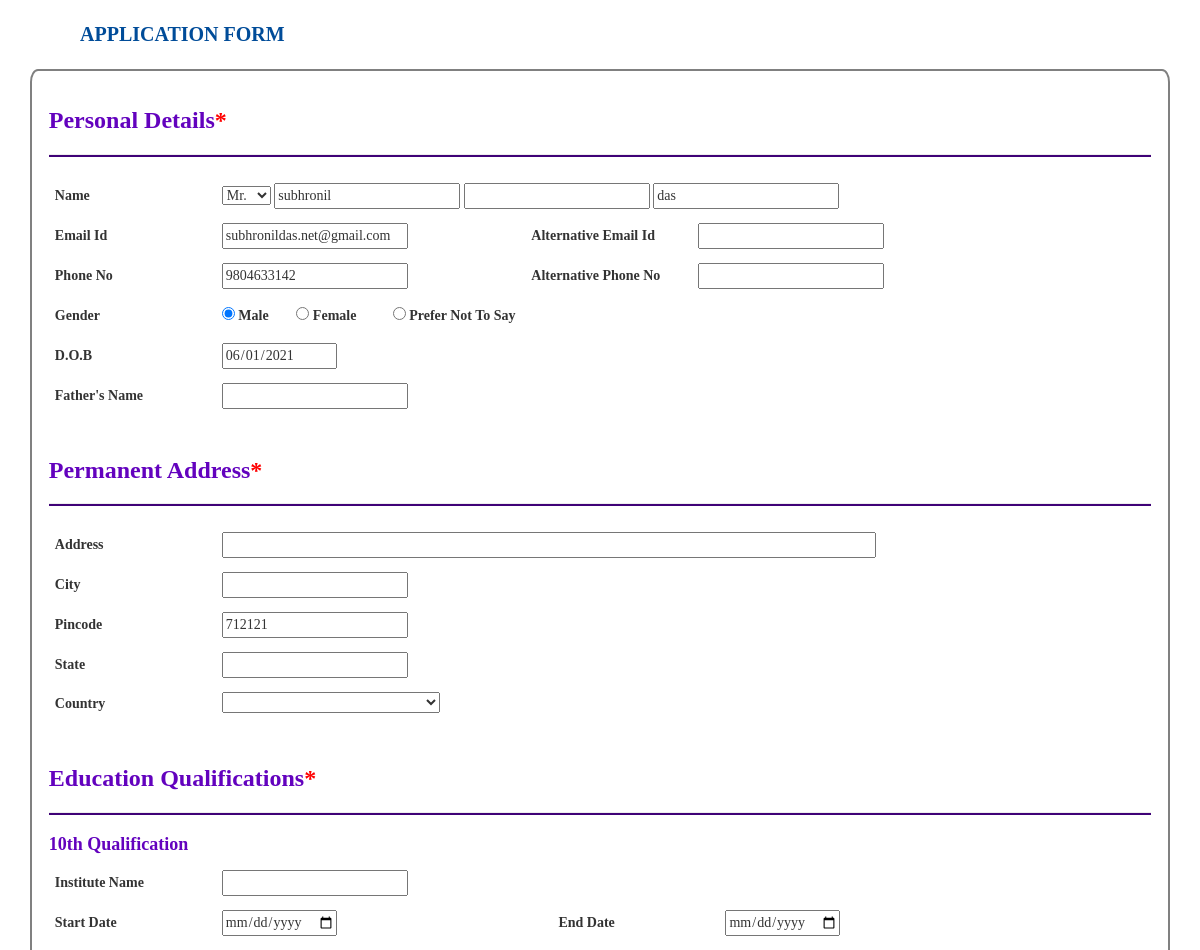
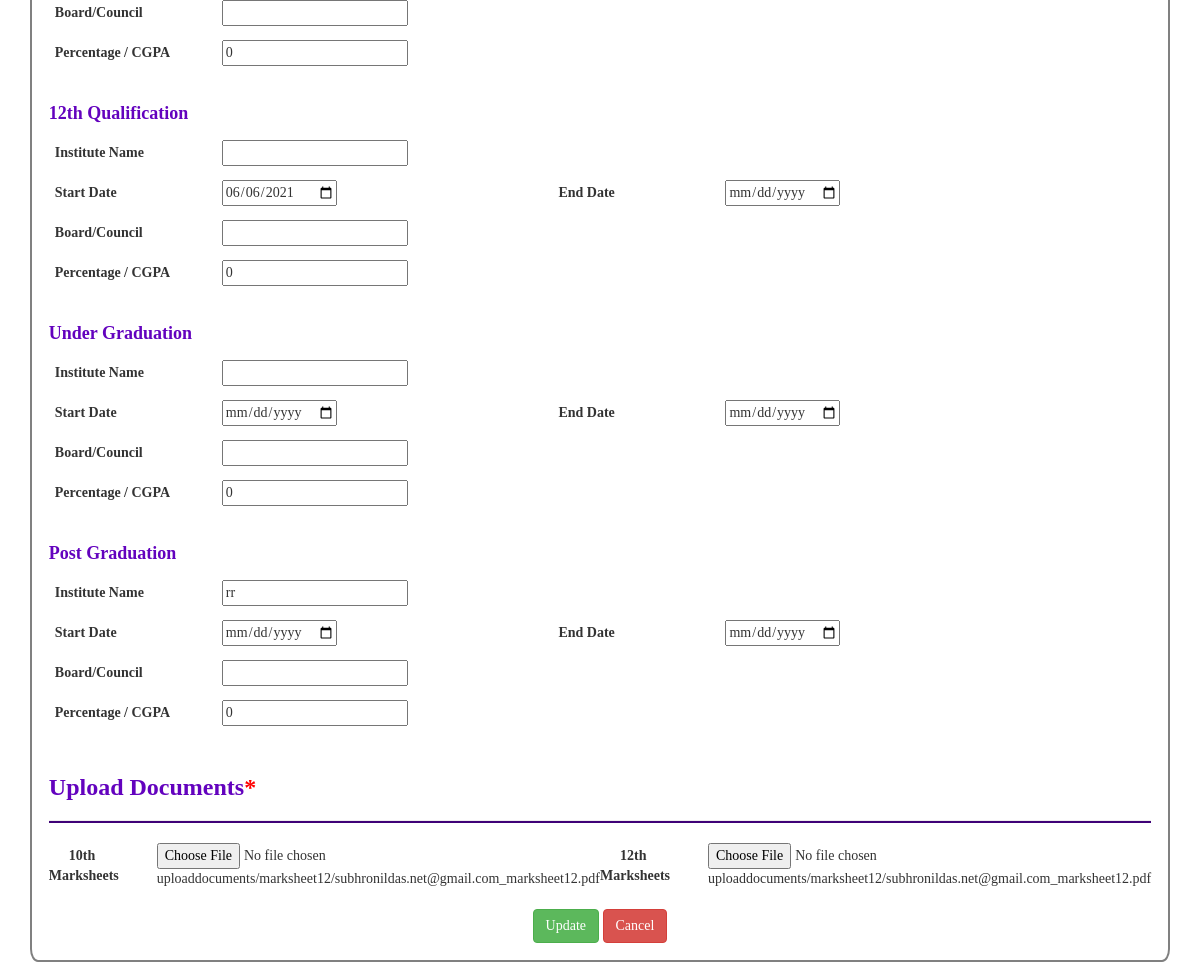
/User/viewapplication.php (signed in), run on the app's committed database (2 pictures, top to bottom).
### tables this page shows
CREATE TABLE `userfull` (
  `id` int(11) NOT NULL,
  `user_id` int(11) NOT NULL,
  `title` varchar(10) NOT NULL,
  `alteremail` varchar(255) NOT NULL,
  `alterphone` varchar(255) NOT NULL,
  `fathername` varchar(255) NOT NULL,
  `address` varchar(255) NOT NULL,
  `city` varchar(255) NOT NULL,
  `pin` varchar(6) NOT NULL,
  `state` varchar(20) NOT NULL,
  `country` varchar(20) NOT NULL,
  `insti10` varchar(25) NOT NULL,
  `start10` date NOT NULL,
  `end10` date NOT NULL,
  `board10` varchar(25) NOT NULL,
  `per10` int(11) NOT NULL,
  `insti12` varchar(25) NOT NULL,
  `start12` date NOT NULL,
  `end12` date NOT NULL,
  `board12` varchar(25) NOT NULL,
  `per12` int(11) NOT NULL,
  `instigra` varchar(25) NOT NULL,
  `startgra` date NOT NULL,
  `endgra` date NOT NULL,
  `boardgra` varchar(25) NOT NULL,
  `pergra` int(11) NOT NULL,
  `instipo` varchar(25) NOT NULL,
  `startpo` date NOT NULL,
  `endpo` text NOT NULL,
  `boardpo` varchar(25) NOT NULL,
  `perpo` int(11) NOT NULL,
  `mark10` varchar(255) NOT NULL,
  `mark12` varchar(255) NOT NULL,
  `markgra` varchar(255) NOT NULL,
  `markpo` varchar(255) NOT NULL,
  `photo` varchar(255) NOT NULL,
  `sign` varchar(255) NOT NULL,
  `addressp` varchar(255) NOT NULL,
  `proforma` varchar(255) NOT NULL
);

CREATE TABLE `user` (
  `id` int(6) NOT NULL,
  `firstname` varchar(255) NOT NULL,
  `middlename` varchar(255) NOT NULL,
  `lastname` varchar(255) NOT NULL,
  `email` varchar(255) NOT NULL,
  `phone` varchar(255) NOT NULL,
  `gender` varchar(255) NOT NULL,
  `dob` date NOT NULL,
  `course` varchar(255) NOT NULL,
  `password` varchar(255) NOT NULL,
  `otp` int(11) NOT NULL,
  `is_profile` tinyint(4) NOT NULL DEFAULT '0',
  `is_approved` tinyint(4) NOT NULL DEFAULT '0',
  `is_payment` tinyint(4) NOT NULL DEFAULT '0'
);

### config.php (called while the page is built, shortened)
<?php
	class config
	{
		protected $servername='localhost';
		protected $username='root';
		protected $pass='';
		protected $db='phdportal';
		function __construct()
		{
			$this->conn=new mysqli($this->servername,$this->username,$this->pass,$this->db);
		}
	}
	class database extends config
	{
		public function viewdata($email)
 		{
 			$result=mysqli_query($this->conn,"SELECT * FROM user,userfull WHERE email='$email' AND user.id=userfull.user_id");
 			return $result;
 		}
	}
?>

### User/viewapplication.php (the view, shortened to what this page needs)
<!DOCTYPE html>
<html lang="en">
<head>
    <link rel="stylesheet" href="https://cdn.jsdelivr.net/npm/bootstrap@4.6.0/dist/css/bootstrap.min.css"
>
    <link rel="stylesheet" href="https://maxcdn.bootstrapcdn.com/bootstrap/3.3.7/css/bootstrap.min.css">
    <link rel="stylesheet" type="text/css"
        href="https://cdnjs.cloudflare.com/ajax/libs/font-awesome/4.7.0/css/font-awesome.css">
    <link rel="stylesheet" href="https://maxcdn.bootstrapcdn.com/bootstrap/3.3.7/css/bootstrap.min.css">
    <link rel="stylesheet" href="https://cdnjs.cloudflare.com/ajax/libs/font-awesome/4.7.0/css/font-awesome.css">
    <link rel="stylesheet" href="css/profile.css">
    <link rel="stylesheet" href="css/partial/nav1.css">
</head>
<body>
    <div class="row">Application Form</div>
    <div class="container">
        <?php
	        include("../config.php");
	        $obj=new database;
	        $row=$obj->viewdata($_SESSION['email']);
	        $arr=mysqli_fetch_array($row);
        ?>
        <form action="../server.php" method="post" enctype="multipart/form-data">
            <h3>Personal Details<span class="required"></h3>
            <hr>
            <div class="info">
                <label>Name</label>
                <select name="title">
                    <option <?php if($arr['title']=="Mr.") echo "selected";?>>Mr.</option>
                </select>
                <input type="text" name="firstname" value="<?php echo $arr['firstname']; ?>" readonly>
                <input type="text" name="" value="<?php echo $arr['middlename']; ?>" readonly>
                <input type="text" name="" value="<?php echo $arr['lastname']; ?>" readonly>
            </div>
            <div class="info">
                <label>Email Id</label>
                <input type="email" name="email" value="<?php echo $arr['email']; ?>" readonly>
                <label class="dur1">Alternative Email Id</label>
                <input type="email" name="alteremail" value="<?php echo $arr['alteremail']; ?>">
            </div>
            <div class="info">
                <label>Phone No</label>
                <input type="text" pattern="[0-9]{10}" maxlength="10" value="<?php echo $arr['phone']; ?>" readonly>
                <label class="dur1">Alternative Phone No</label>
                <input type="text" pattern="[0-9]{10}" maxlength="10" name="alterphone" value="<?php echo $arr['alterphone']; ?>">
            </div>
            <div class="info">
                <label>Gender</label>
                <input type="radio" id="male" name="gender" class="gender"
                    <?php if($arr['gender']=="male") echo "checked";?> value="male">
                <label for="male" style="width: 5%;">Male</label>
                <input class="gender" type="radio" id="female" name="gender" value="female"
                    <?php if($arr['gender']=="female") echo "checked";?>>
                <label for="female" style="width: 7%;">Female</label>
                <input class="gender" type="radio" id="other" name="gender" value="other"
                    <?php if($arr['gender']=="other") echo "checked";?>>
                <label for="other" style="width: 15%;display:inline;">Prefer Not To Say</label>
            </div>
            <div class="info">
                <label>D.O.B</label>
                <input type="date" value="<?php echo $arr['dob']; ?>" readonly>
            </div>
            <div class="info">
                <label>Father's Name</label>
                <input type="text" name="fathername" value="<?php echo $arr['fathername']; ?>">
            </div>
            <br>
            <h3>Permanent Address<span class="required"></span></h3>
            <hr>
            <div class="info">
                <label>Address</label>
                <input type="text" name="address" style="width: 60%;" value="<?php echo $arr['address']; ?>">
            </div>
            <div class="info">
                <label>City</span></label>
                <input type="text" name="city" value="<?php echo $arr['city']; ?>">
            </div>
            <div class="info">
                <label>Pincode</label>
                <input type="text" pattern="[0-9]{6}" maxlength="6" name="pin" value="<?php echo $arr['pin']; ?>">
            </div>
            <div class="info">
                <label>State</label>
                <input type="text" name="state" value="<?php echo $arr['state']; ?>">
            </div>
            <div class="info">
                <label>Country</label>
                <select name="country" style="width:20%; font-size:16px;" >
                    <option></option>
                    <option <?php if($arr['country']=="India") echo "selected";?>>India</option>
                </select>
            </div>
            <br>
            <h3>Education Qualifications<span class="required"></h3>
            <hr>
            <h4>10th Qualification</h4>
            <div class="info">
                <label>Institute Name</label>
                <input type="text" name="insti10" value="<?php echo $arr['insti10']; ?>">
            </div>
            <div class="info">
                <label>Start Date</label>
                <input type="date" name="start10" value="<?php echo $arr['start10']; ?>">
                <label class="dur">End Date</label>
                <input type="date" name="end10" value="<?php echo $arr['end10']; ?>">
            </div>
            <div class="info">
                <label>Board/Council</label>
                <input type="text" name="board10" value="<?php echo $arr['board10']; ?>">
            </div>
            <div class="info">
                <label>Percentage / CGPA</label>
                <input type="number" name="per10" value="<?php echo $arr['per10']; ?>">
            </div>
            <br>
            <h4>12th Qualification</h4>
            <div class="info">
                <label>Institute Name</label>
                <input type="text" name="insti12" value="<?php echo $arr['insti12']; ?>">
            </div>
            <div class="info">
                <label>Start Date</label>
                <input type="date" name="start12" value="<?php echo $arr['start12']; ?>">
                <label class="dur">End Date</label>
                <input type="date" name="end12" value="<?php echo $arr['end12']; ?>">
            </div>
            <div class="info">
                <label>Board/Council</label>
                <input type="text" name="board12" value="<?php echo $arr['board12']; ?>">
            </div>
            <div class="info">
                <label>Percentage / CGPA</label>
                <input type="number" name="per12" value="<?php echo $arr['per12']; ?>">
            </div>
            <br>
            <h4>Under Graduation</h4>
            <div class="info">
                <label>Institute Name</label>
                <input type="text" name="instigra" value="<?php echo $arr['instigra']; ?>">
            </div>
            <div class="info">
                <label>Start Date</label>
                <input type="date" name="startgra" value="<?php echo $arr['startgra']; ?>">
                <label class="dur">End Date</label>
                <input type="date" name="endgra" value="<?php echo $arr['endgra']; ?>">
            </div>
            <div class="info">
                <label>Board/Council</label>
                <input type="text" name="boardgra" value="<?php echo $arr['boardgra']; ?>">
            </div>
            <div class="info">
                <label>Percentage / CGPA</label>
                <input type="number" name="pergra" value="<?php echo $arr['pergra']; ?>">
            </div>
            <br>
            <h4>Post Graduation</h4>
            <div class="info">
                <label>Institute Name</label>
                <input type="text" name="instipo" value="<?php echo $arr['instipo']; ?>">
            </div>
            <div class="info">
                <label>Start Date</label>
                <input type="date" name="startpo" value="<?php echo $arr['startpo']; ?>">
                <label class="dur">End Date</label>
                <input type="date" name="endpo" value="<?php echo $arr['endpo']; ?>">
            </div>
            <div class="info">
                <label>Board/Council</label>
                <input type="text" name="boardpo" value="<?php echo $arr['boardpo']; ?>">
            </div>
            <div class="info">
                <label>Percentage / CGPA</label>
                <input type="number" name="perpo" value="<?php echo $arr['perpo']; ?>">
            </div>
            <br>
            <h3>Upload Documents<span class="required"></h3>
            <hr>
            <table>
                <tr>
                    <td><label>10th Marksheets</label></td>
                    <td><input type="file" name="mark10" accept="application/pdf"><?php echo $arr['mark12']; ?></td>
                    <td><label>12th Marksheets</label></td>
                    <td><input type="file" name="mark12" accept="application/pdf"><?php echo $arr['mark12']; ?></td>
                </tr>
            </table>
            <br>
            <div class="button">
                <button class="btn btn-success" name="updateregister" onclick="return confirm('sure to edit ?')">Update</button>
                <button type="button" class="btn btn-danger" onclick="document.location='yetapproved.php'">Cancel</button>
            </div>
        </form>
    </div>
</body>
</html>

### User/css/profile.css (style rules this page uses)
* { box-sizing: border-box; }
body { margin: 0; cursor: pointer; overflow-x: hidden; font-family: Cambria, Cochin, Georgia, Times, 'Times New Roman', serif; }
.row { font-size: 20px; color: #004C99; font-family: Cambria; font-weight: bolder; padding: 20px; text-transform: uppercase; text-decoration: none; margin-left: 5%; }
.container { background-color: white; padding: 1.4%; border-radius: 0.7%; border: 2px solid grey; }
.container h3, h4 { font-weight: bold; color: rgb(99, 2, 190); font-family: Cambria; }
.container label { width: 15%; }
.container select { font-size: 14px; }
.info { padding: 6px; }
.info .dur1 { margin-left: 11%; }
.info .dur { margin-left: 20%; }
table label { width: 50%; display: inline; padding: 20px; }
table tr { padding: 10px; }
hr { height: 2px; background-color: rgb(63, 2, 119); }
.button { text-align: center; margin: 0 auto; display: block; }
.required::before { content: "*"; color: red; }

### data on the page
userfull: title "Mr.", firstname "subhronil", user.lastname "das", email "subhronildas.net@gmail.com", user.phone "9804633142", user.dob "06/01/2021", pin "712121", per10 "0", start12 "06/06/2021", per12 "0", pergra "0", instipo "rr", perpo "0", mark12 "uploaddocuments/marksheet12/subhronildas.net@gmail.com_marksheet12.pdf"
user: gender "☑ Male", gender "☐ Female", gender "☐ Prefer Not To Say"
